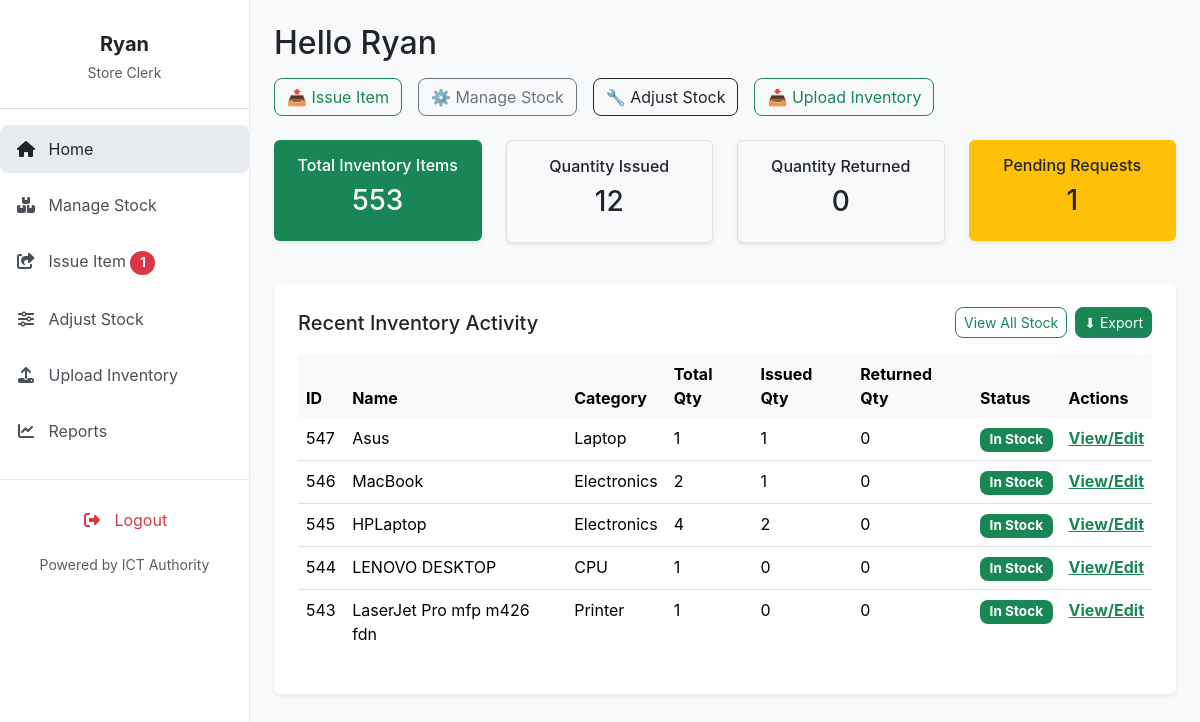
Page /store_clerk_dashboard/ (signed in) on the committed database.
### invent/models.py (models this page shows, shortened)
class InventoryItem(models.Model):
    STATUS_CHOICES = [
        ('Pending', 'Pending'),
        ('In Stock', 'In Stock'),
        ('Issued', 'Issued'),
        ('Returned', 'Returned'),
        ('Low Stock', 'Low Stock'),
        ('Out of Stock', 'Out of Stock'),
    ]
    CONDITION_CHOICES = [
        ("Serviceable", "Serviceable"),
        ("Not Serviceable", "Not Serviceable"),
        ("Not working", "Not working"),
        ("Good", "Good"),
        ("Fair", "Fair"),
        ("Poor", "Poor"),
    ]
    name = models.CharField(max_length=255, help_text="e.g., Dell Optiplex 7010 (from Asset Description)")
    serial_number = models.CharField(
        max_length=255, unique=True, blank=True, null=True,
        help_text="Unique serial number of the asset (from Serial Number in CSV)"
    )
    category = models.CharField(
        max_length=100, blank=True,
        help_text="e.g., Printer, CPU, Monitor (from Asset Category-Minor)"
    )
    condition = models.CharField(
        max_length=20, choices=CONDITION_CHOICES, default="Serviceable",
        help_text="Current condition of the asset (from Condition in CSV)"
    )
    status = models.CharField(max_length=20, choices=STATUS_CHOICES, default='In Stock')
    expiration_date = models.DateField(null=True, blank=True)
    quantity_total = models.PositiveIntegerField(default=0)
    quantity_issued = models.PositiveIntegerField(default=0)
    quantity_returned = models.PositiveIntegerField(default=0)
    created_by = models.ForeignKey(User, on_delete=models.SET_NULL, null=True, blank=True, related_name='inventory_created_by')
    created_at = models.DateTimeField(auto_now_add=True)
    updated_at = models.DateTimeField(auto_now=True)
    def is_expired(self):
        return self.expiration_date and self.expiration_date < timezone.now().date()

### invent/views.py (the view)
# urls.py: path('store_clerk_dashboard/', views.store_clerk_dashboard,
@login_required
@permission_required('invent.view_inventoryitem', raise_exception=True)
def store_clerk_dashboard(request):
    inventory_items = InventoryItem.objects.all()
    total_inventory_items = inventory_items.aggregate(
        total_sum=Sum('quantity_total'))['total_sum'] or 0
    items_issued = inventory_items.aggregate(total_issued=Sum('quantity_issued'))[
        'total_issued'] or 0
    items_returned = inventory_items.aggregate(
        total_returned=Sum('quantity_returned'))['total_returned'] or 0
    items_for_dashboard = inventory_items.order_by('-created_at')[:5]
    pending_requests_count = ItemRequest.objects.filter(
        status='Pending').count()
    context = {
        'total_items': total_inventory_items,
        'items_issued': items_issued,
        'items_returned': items_returned,
        'items': items_for_dashboard,
        'pending_requests_count': pending_requests_count,
    }
    return render(request, 'invent/store_clerk_dashboard.html', context)

### invent/context_processors.py (called while the page is built)
def pending_requests_count(request):
    count = 0  # Default to 0
    if request.user.is_authenticated:
        if request.user.has_perm('invent.can_issue_item'):
            count = ItemRequest.objects.filter(status='Pending').count()
    return {'pending_requests_count_for_sidebar': count}

### invent/templates/invent/store_clerk_dashboard.html (shortened to what this page needs)
{% extends 'invent/base_store_clerk.html' %}
{% load static %}
{% block content %}
    <h2 class="mb-3">Hello {{ user.first_name|default:user.username }}</h2>
    <div class="d-flex flex-wrap gap-3 mb-4">
        <a class="btn btn-outline-primary" href="{% url 'issue_item' %}">📤 Issue Item</a>
        <a class="btn btn-outline-secondary" href="{% url 'manage_stock' %}">⚙️ Manage Stock</a>
        <a class="btn btn-outline-dark" href="{% url 'adjust_stock' %}">🔧 Adjust Stock</a>
        <a class="btn btn-outline-success" href="{% url 'upload_inventory' %}">📥 Upload Inventory</a>
    </div>
    <div class="row text-center mb-4">
        <div class="col-sm-6 col-md-3 mb-3">
            <div class="dashboard-card bg-success text-white p-3 rounded shadow-sm">
                <h6>Total Inventory Items</h6>
                <h3>{{ total_items }}</h3>
            </div>
        </div>
        <div class="col-sm-6 col-md-3 mb-3">
            <div class="dashboard-card bg-light border p-3 rounded shadow-sm">
                <h6>Quantity Issued</h6>
                <h3>{{ items_issued }}</h3>
            </div>
        </div>
        <div class="col-sm-6 col-md-3 mb-3">
            <div class="dashboard-card bg-light border p-3 rounded shadow-sm">
                <h6>Quantity Returned</h6>
                <h3>{{ items_returned }}</h3>
            </div>
        </div>
        <div class="col-sm-6 col-md-3 mb-3">
            <div class="dashboard-card bg-warning text-dark p-3 rounded shadow-sm">
                <h6>Pending Requests</h6>
                <h3>{{ pending_requests_count }}</h3>
            </div>
        </div>
    </div>
    <div class="bg-white p-4 rounded shadow-sm mb-4">
        <div class="d-flex justify-content-between align-items-center mb-3 flex-wrap">
            <h5 class="mb-2 mb-sm-0">Recent Inventory Activity</h5>
            <div class="d-flex gap-2">
                <a href="{% url 'manage_stock' %}" class="btn btn-sm btn-outline-primary">View All Stock</a>
                <button class="btn btn-sm btn-success">⬇ Export</button>
            </div>
        </div>
        <div class="table-responsive">
            <table class="table table-hover">
                <thead class="table-light">
                    <tr>
                        <th>ID</th>
                        <th>Name</th>
                        <th>Category</th>
                        <th>Total Qty</th>
                        <th>Issued Qty</th>
                        <th>Returned Qty</th>
                        <th>Status</th>
                        <th>Actions</th>
                    </tr>
                </thead>
                <tbody>
                    {% for item in items %}
                    <tr>
                        <td>{{ item.id }}</td>
                        <td>{{ item.name }}</td>
                        <td>{{ item.category|default:"N/A" }}</td>
                        <td>{{ item.quantity_total }}</td>
                        <td>{{ item.quantity_issued }}</td>
                        <td>{{ item.quantity_returned }}</td>
                        <td>
                            <span class="badge
                                {% if item.status == 'Approved' or item.status == 'In Stock' %}bg-success
                                {% elif item.status == 'Pending' %}bg-info
                                {% elif item.status == 'Issued' %}bg-primary
                                {% elif item.status == 'Returned' %}bg-secondary
                                {% elif item.is_expired %}bg-dark text-white
                                {% elif item.quantity_remaining <= 5 and item.quantity_remaining > 0 %}bg-warning text-dark
                                {% elif item.quantity_remaining <= 0 %}bg-danger
                                {% else %}bg-info{% endif %}">
                                {{ item.status }}{% if item.is_expired %} (Expired){% endif %}
                            </span>
                        </td>
                        <td><a href="{% url 'edit_item' item.id %}" class="text-success fw-bold">View/Edit</a></td>
                    </tr>
                    {% empty %}
                    <tr><td colspan="8" class="text-center text-muted">No recent inventory items found.</td></tr>
                    {% endfor %}
                </tbody>
            </table>
        </div>
    </div>
{% endblock %}

### invent/templates/invent/base_store_clerk.html (shortened to what this page needs)
{% load static %}
<!DOCTYPE html>
<html lang="en">
<head>
    <link href="https://cdn.jsdelivr.net/npm/bootstrap@5.3.3/dist/css/bootstrap.min.css" rel="stylesheet">
    <link href="https://cdnjs.cloudflare.com/ajax/libs/font-awesome/6.4.0/css/all.min.css" rel="stylesheet">
    <link href="https://cdn.jsdelivr.net/npm/select2@4.1.0-rc.0/dist/css/select2.min.css" rel="stylesheet" />
    <link href="https://cdn.jsdelivr.net/npm/select2-bootstrap-5-theme@1.3.0/dist/select2-bootstrap-5-theme.min.css" rel="stylesheet" />
</head>
<body>
    <nav id="sidebarMenu" class="sidebar-wrapper collapse d-md-block show">
        <div class="sidebar-content">
            <div class="text-center mb-4 pt-3">
                <h5 class="fw-bold mb-1 text-dark">{{ user.first_name|default:user.username }}</h5>
                <small class="text-muted">Store Clerk</small>
            </div>
            <hr class="border-secondary opacity-25" />
            <ul class="nav flex-column">
                <li class="nav-item mb-2">
                    <a class="nav-link {% if request.resolver_match.url_name == 'store_clerk_dashboard' %}active{% endif %}" href="{% url 'store_clerk_dashboard' %}">
                        <i class="fas fa-fw fa-home me-2"></i> Home
                    </a>
                </li>
                <li class="nav-item mb-2">
                    <a class="nav-link {% if request.resolver_match.url_name == 'manage_stock' %}active{% endif %}" href="{% url 'manage_stock' %}">
                        <i class="fas fa-fw fa-boxes me-2"></i> Manage Stock
                    </a>
                </li>
                <li class="nav-item mb-2">
                    <a class="nav-link {% if request.resolver_match.url_name == 'issue_item' %}active{% endif %}" href="{% url 'issue_item' %}">
                        <i class="fas fa-fw fa-share-square me-2"></i> Issue Item
                        {% if pending_requests_count_for_sidebar > 0 %}
                            <span class="badge rounded-pill bg-danger ms-auto">
                                {{ pending_requests_count_for_sidebar }}
                            </span>
                        {% endif %}
                    </a>
                </li>
                <li class="nav-item mb-2">
                    <a class="nav-link {% if request.resolver_match.url_name == 'adjust_stock' %}active{% endif %}" href="{% url 'adjust_stock' %}">
                        <i class="fas fa-fw fa-sliders-h me-2"></i> Adjust Stock
                    </a>
                </li>
                <li class="nav-item mb-2">
                    <a class="nav-link {% if request.resolver_match.url_name == 'upload_inventory' %}active{% endif %}" href="{% url 'upload_inventory' %}">
                        <i class="fas fa-fw fa-upload me-2"></i> Upload Inventory
                    </a>
                </li>
                <li class="nav-item mb-2">
                    <a class="nav-link" href="{% url 'reports' %}">
                        <i class="fas fa-fw fa-chart-line me-2"></i> Reports
                    </a>
                </li>
            </ul>
        </div>
        <div class="sidebar-bottom">
            <ul class="nav flex-column mb-2">
                <li class="nav-item">
                    <a class="nav-link text-danger" href="{% url 'logout' %}">
                        <i class="fas fa-fw fa-right-from-bracket me-2"></i> Logout
                    </a>
                </li>
            </ul>
            <small class="text-muted">Powered by ICT Authority</small>
        </div>
    </nav>
    <main class="main-content">
        {% block content %}{% endblock %}
    </main>
</body>
</html>

### invent/templates/invent/base_store_clerk.html (style rules this page uses)
:root { --bs-primary: #198754; --bs-primary-rgb: 25, 135, 84; --bs-btn-primary-color: #fff; --bs-btn-primary-bg: var(--bs-primary); --bs-btn-primary-border-color: var(--bs-primary); --bs-btn-primary-hover-bg: #157347; --bs-btn-primary-hover-border-color: #146c43; --bs-btn-primary-active-bg: #13653f; --bs-btn-primary-active-border-color: #125f3c; --bs-link-color: var(--bs-primary); --bs-link-hover-color: #157347; }
body { font-family: 'Inter', sans-serif; background-color: #f8f9fa; margin: 0; }
.sidebar-wrapper { position: fixed; top: 0; bottom: 0; left: 0; width: 250px; background-color: #ffffff; color: #343a40; border-right: 1px solid #e9ecef; z-index: 1030; display: flex; flex-direction: column; }
.sidebar-content { flex-grow: 1; overflow-y: auto; padding-top: 1rem; padding-bottom: 1rem; }
.sidebar-wrapper .nav-link { color: #495057; padding: 0.75rem 1rem; border-radius: 0.5rem; transition: background-color 0.2s ease, color 0.2s ease; }
.sidebar-wrapper .nav-link:hover, .sidebar-wrapper .nav-link.active { background-color: #e9ecef; color: #212529; }
.sidebar-wrapper .nav-link.text-danger { color: #dc3545 !important; }
.sidebar-bottom { padding-top: 1rem; padding-bottom: 1rem; text-align: center; border-top: 1px solid #e9ecef; }
.main-content { margin-left: 250px; padding: 1.5rem; min-height: 100vh; overflow-x: hidden; }
.btn { border-radius: 0.5rem; }
.btn-outline-primary { --bs-btn-color: var(--bs-primary); --bs-btn-border-color: var(--bs-primary); --bs-btn-hover-color: #fff; --bs-btn-hover-bg: var(--bs-primary); --bs-btn-hover-border-color: var(--bs-primary); --bs-btn-active-color: #fff; --bs-btn-active-bg: var(--bs-primary); --bs-btn-active-border-color: var(--bs-primary); --bs-btn-disabled-color: var(--bs-primary); --bs-btn-disabled-bg: transparent; --bs-btn-disabled-border-color: var(--bs-primary); --bs-gradient: none; }
.badge { border-radius: 0.5rem; padding: 0.4em 0.7em; font-size: 0.85em; }
.table thead th { border-bottom: none; }
.table tbody tr:last-child td { border-bottom: none; }

### rows in the picture
InventoryItem: id "547", name "Asus", category "Laptop", quantity_total "1", quantity_issued "1", quantity_returned "0", status "In Stock"
InventoryItem: id "546", name "MacBook", category "Electronics", quantity_total "2", quantity_issued "1", quantity_returned "0", status "In Stock"
InventoryItem: id "545", name "HPLaptop", category "Electronics", quantity_total "4", quantity_issued "2", quantity_returned "0", status "In Stock"
InventoryItem: id "544", name "LENOVO DESKTOP", category "CPU", quantity_total "1", quantity_issued "0", quantity_returned "0", status "In Stock"
InventoryItem: id "543", name "LaserJet Pro mfp m426 fdn", category "Printer", quantity_total "1", quantity_issued "0", quantity_returned "0", status "In Stock"

### other values in the picture
{{ user.first_name|default:user.username }} "Ryan"
{{ pending_requests_count_for_sidebar }} "1"
{{ total_items }} "553"
{{ items_issued }} "12"
{{ items_returned }} "0"
{{ pending_requests_count }} "1"
